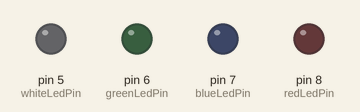
Recording of a sketch running on a simulated Arduino Uno, built with avr-gcc and run on an emulated ATmega328P. On the bench: output pins drawn as LEDs (lit = HIGH).

Above: at 0.1 s.
At 3.5 s:
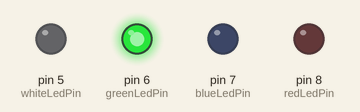
At 8.6 s:
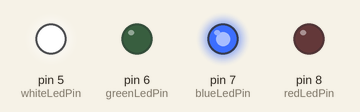
At 18.8 s:
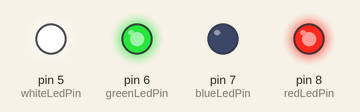
At 30.0 s:
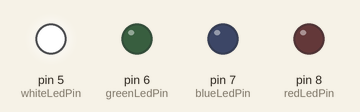
At 38.5 s:
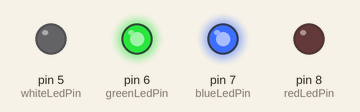
Timing chart, 0 to 40.0 s (numbered marks = the images above):
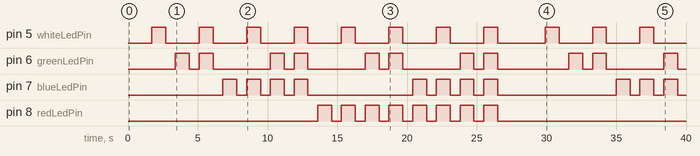

Measured:
- by itself, pin 5 (whiteLedPin): LOW → HIGH at 1.7 s, → LOW 1.0 s later, → HIGH 2.4 s later, → LOW 1.0 s later, … (22 changes in this stretch)
- by itself, pin 6 (greenLedPin): LOW → HIGH at 3.4 s, → LOW 1.0 s later, → HIGH 0.70 s later, → LOW 1.0 s later, … (22 changes in this stretch)
- by itself, pin 7 (blueLedPin): LOW → HIGH at 6.8 s, → LOW 1.0 s later, → HIGH 0.70 s later, → LOW 1.0 s later, … (22 changes in this stretch)
- by itself, pin 8 (redLedPin): LOW → HIGH at 13.6 s, → LOW 1.0 s later, → HIGH 0.70 s later, → LOW 1.0 s later, … (16 changes in this stretch)

The sketch:

BinaryCounter.ino
```cpp
//Program that displays numbers 0 - 15 using 4 LEDS.
//The red led represents the most significant bit. The white led represents the least significant bit.
//Each led is connected to a 330 ohm resistor.
int redLedPin = 8;
int blueLedPin = 7;
int greenLedPin = 6;
int whiteLedPin = 5;
int _delay = 1000;

void setup() {
  //Set up pin
  for (int i = redLedPin; i >= whiteLedPin; i--) {
    pinMode(i, OUTPUT);
  }
}

//Turn off all leds.
void reset() {
  for (int i = redLedPin; i >= whiteLedPin; i--) {
    digitalWrite(i, LOW);
  }
}
//Time complexity: O(1) Space complexity: O(1)
void loop() {
  for (int i = 0; i < 16; i++) {
    int temp = i;
    //Extract the last 4 least significant bits.
    for (int j = 0; j < 4; j++) {
      int _bit = temp & 1;
      temp = temp >> 1;
      digitalWrite(j + whiteLedPin, (_bit == 0) ? LOW : HIGH);
    }
    //Delay to let user's see LED.
    delay(_delay);
    //Turn off all the LEDS.
    reset();
    //Delay before the next number.
    delay(_delay - 300);
  }
  delay(_delay);

}
```
